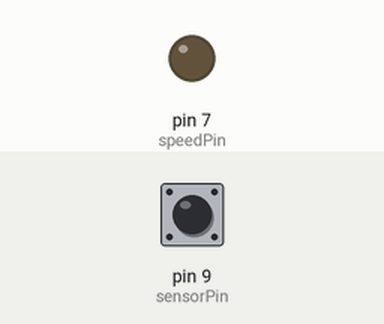
This sketch was run on a simulated Arduino Uno, built with avr-gcc and run on an emulated ATmega328P. On the bench: output pins drawn as LEDs (lit = HIGH). Dashed ring = blinking. The test bench sets the inputs (shaded band); at power-on: pin 9 (sensorPin) HIGH.

Above: at 1.2 s.
1.3 s: pin 9 (sensorPin) pulsed LOW 5 times (0.12 s each, 0.3 s apart)
At 1.75 s:
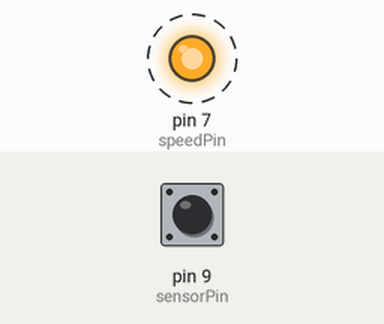
4.3 s: pin 9 (sensorPin) driven LOW
At 4.9 s:
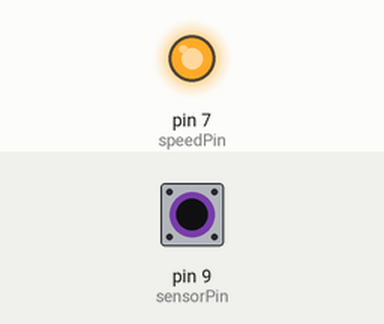
Timing chart, 0 to 7.3 s (numbered marks = the images above; inputs shaded):
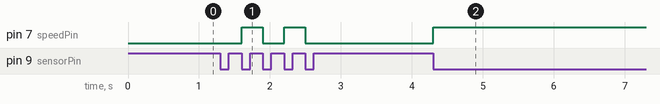

Measured:
- after the input at 1.3 s, pin 7 (speedPin): alternates HIGH for 0.30 s and LOW for 0.30 s, 4 changes in all, then stays LOW, starting after 0.30 s
- after the input at 4.3 s, pin 7 (speedPin): LOW → HIGH at once

The sketch:

PCInt_Leo_Tst3_sketch_dec31c.ino
```cpp
// eBike SpeedTuner by Rim21 using extracts from - Bike computer by Chris Purola and Annikken Andee Tut6
//This sketch is for a Leo board as it uses a different external interrupt to a Uno

#include <PinChangeInt.h>

// Sensor setup
const int debounce = 250; //equates to 500 microseconds;
const int speedPin = 7;
const int sensorPin = 9;
int pulseState = HIGH;

// set surrounding pin numbers:
const int aPin = 0;
const int bPin = 1;
const int cPin = 2;
const int dPin = 4;
const int ePin = 5;
const int fPin = 6;

// These bit flags are set in bUpdateFlagsShared to indicate which
// channels have new signals
#define CHANNEL1_FLAG 1
// holds the update flags defined above
volatile uint8_t bUpdateFlagsShared;

// shared variables are updated by the ISR and read by loop.
// In loop we immediatley take local copies so that the ISR can keep ownership of the
// shared ones. To access these in loop
// we first turn interrupts off with noInterrupts
// we take a copy to use in loop and the turn interrupts back on
// as quickly as possible, this ensures that we are always able to receive new signals
volatile uint16_t unChannel1InShared;

//Calibration variables
volatile unsigned long currentMicros = 0;
volatile unsigned long previousMicros= 0;
volatile unsigned long currentSpeed = 0;
volatile unsigned long previousSpeed = 0;
volatile unsigned long interval = 0;
unsigned long modInterval = 0;
float calFactor = 1;   // decrease to slow down speedometer
                         // calFactor of 1 makes no change to speedometer


void setup()
{

  pinMode(speedPin, OUTPUT);
  pinMode(sensorPin, INPUT);

  //set surrounding pins as inputs
  pinMode(aPin, INPUT);
  pinMode(bPin, INPUT);
  pinMode(cPin, INPUT);
  pinMode(dPin, INPUT);
  pinMode(ePin, INPUT);
  pinMode(fPin, INPUT);

  digitalWrite (sensorPin, HIGH);

  // turn on surround pull-up resistance to pins to avoid crosstalk
  digitalWrite(aPin, HIGH);
  digitalWrite(bPin, HIGH);
  digitalWrite(cPin, HIGH);
  digitalWrite(dPin, HIGH);
  digitalWrite(ePin, HIGH);
  digitalWrite(fPin, HIGH);

  PCintPort::attachInterrupt(sensorPin, sense,FALLING);
}


void loop()
{
  // create local variables to hold a local copies of the channel inputs
  // these are declared static so that thier values will be retained
  // between calls to loop.
 // static uint16_t unChannel1In;

  uint8_t bUpdateFlags = 0;
  // check shared update flags to see if any channels have a new signal
  // for nicely formatted serial output use this
  //if(bUpdateFlagsShared == 0xFF)
  // for more responsive projects update any channels whenever a new signal is available using this
  if(bUpdateFlagsShared)
  {
  noInterrupts();
  //modInterval=interval;

  // take a local copy of which channels were updated in case we need to use this in the rest of loop
  bUpdateFlags = bUpdateFlagsShared;

  // in the current code, the shared values are always populated
  // so we could copy them without testing the flags
  // however in the future this could change, so lets
  // only copy when the flags tell us we can.


  if(bUpdateFlags & CHANNEL1_FLAG)
  {
      //unChannel1In = unChannel1InShared;
      modInterval=interval;
  }

  // clear shared copy of updated flags as we have already taken the updates
  // we still have a local copy if we need to use it in bUpdateFlags
  bUpdateFlagsShared = 0;


  interrupts();
  }

  // do any processing from here onwards
  // only use the local values unAuxIn, unThrottleIn and unSteeringIn, the shared
  // variables unAuxInShared, unThrottleInShared, unSteeringInShared are always owned by
  // the interrupt routines and should not be used in loop

  if(bUpdateFlags & CHANNEL1_FLAG)
  {
  currentMicros = micros();
  if (currentMicros-previousSpeed<1000000)
  {
   if (currentMicros - previousMicros>((modInterval/2)/calFactor))
       {previousMicros = currentMicros;
        if (pulseState == LOW) pulseState = HIGH;
        else pulseState = LOW;
        digitalWrite(speedPin, pulseState);

        }
      }
   }
}

void sense()
{
  currentSpeed=micros();

  if (digitalRead(sensorPin)==LOW)
     {

       if ((currentSpeed - previousSpeed) > debounce)
           {
            interval = currentSpeed - previousSpeed;
            previousSpeed=currentSpeed;
            bUpdateFlagsShared |= CHANNEL1_FLAG;
            }
      }
}
```
